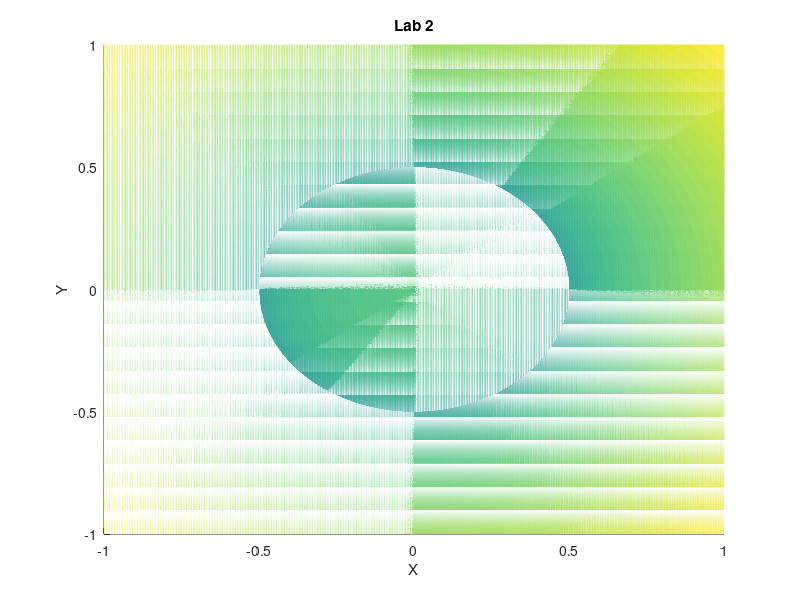

This figure's MATLAB source:
%% Lab 2. Var 2a
a = 0.5;
b = 0.5;
c=1;

N = 1000;

x = linspace(-1, 1, N);
y = linspace(-1, 1, N);

[X, Y] = meshgrid(x, y);

Zp = abs(c .* sqrt((X./a).^2 + (Y./b).^2 - 1));
Zn = -abs(c .* sqrt((X./a).^2 + (Y./b).^2 - 1));

figure;
hold on
mesh(X, Y, Zp)
mesh(X, Y, Zn)
xlabel('X')
ylabel('Y')
zlabel('F(X,Y)')
title('Lab 2')